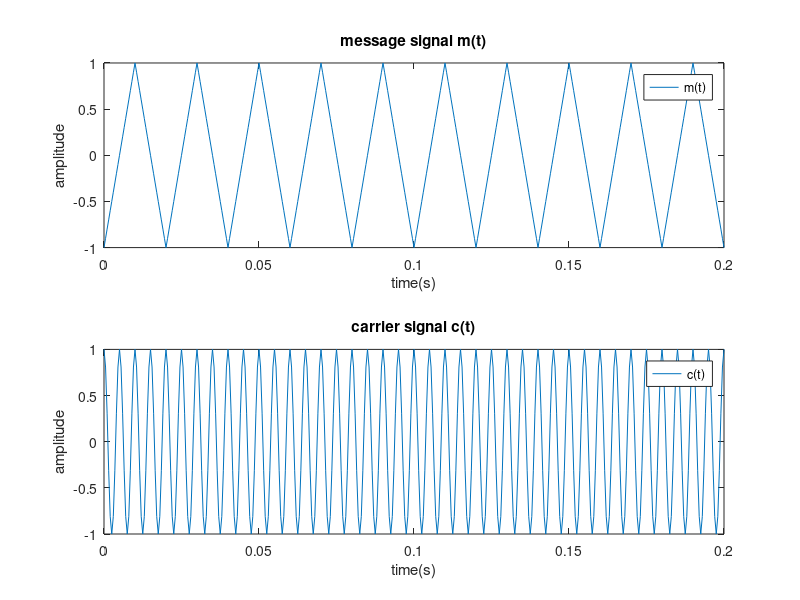
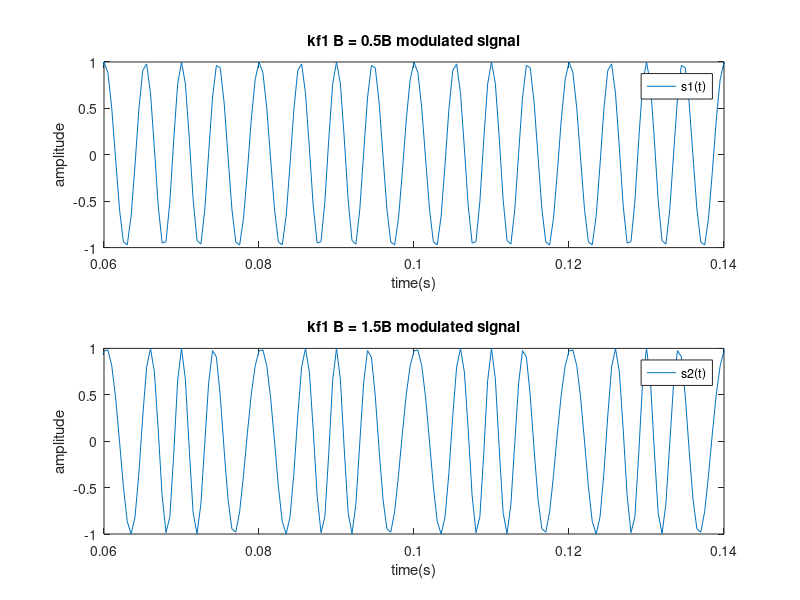
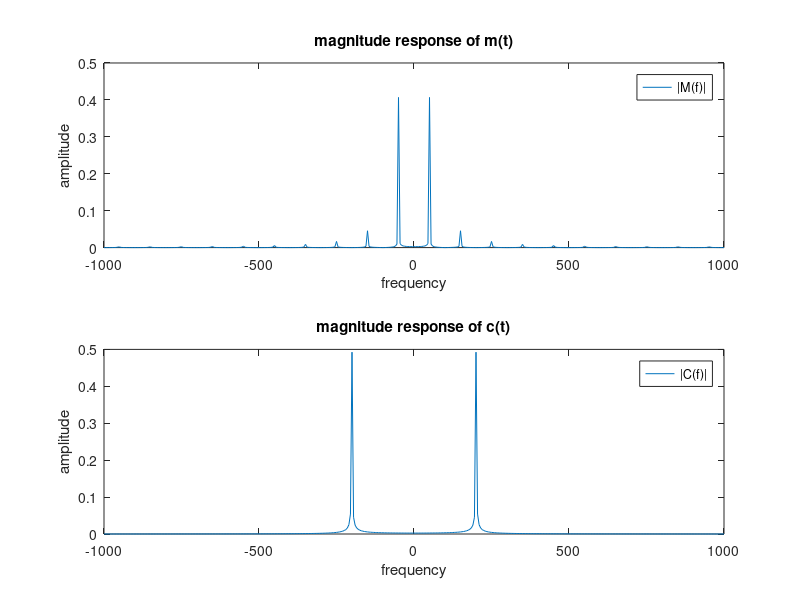
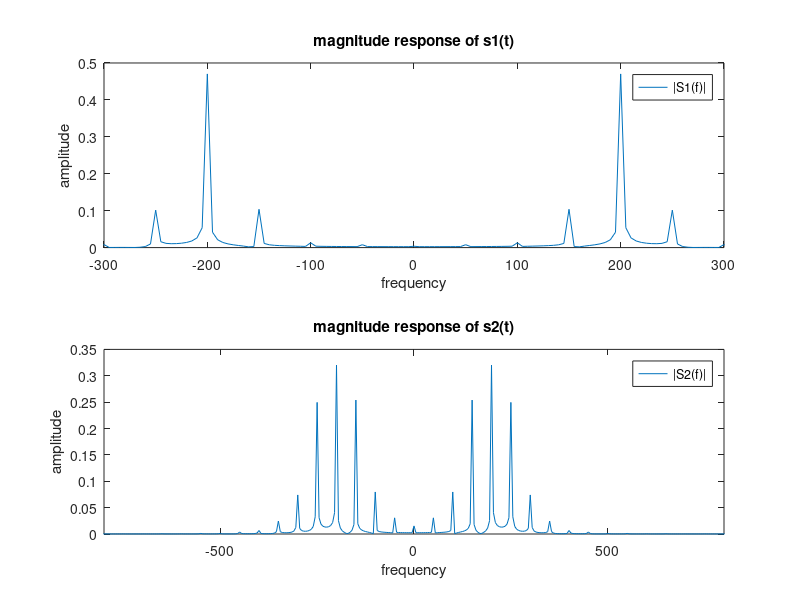

These charts were generated, in order, by the following MATLAB code: (Note: this script raises an error after producing the figures.)
clear all;close all;clc;

%% creation
fm = 50;
Am = 1;
Fs = 2000;
T = 1/Fs;
d = (8*fm*T);
fc = 200;
Ac = 1;

t = 0:T:d;

mt = Am*sawtooth(2*pi*fm.*t,0.5);

ct = Ac*cos(2*pi*fc.*t);

figure(1)
subplot(211)
plot(t,mt); title("message signal m(t)"); ylabel('amplitude'); xlabel('time(s)'); legend('m(t)')

subplot(212)
plot(t,ct); title("carrier signal c(t)"); ylabel('amplitude'); xlabel('time(s)'); legend('c(t)')

%% mod

kf1 = 25;
kf2 = 75;

int1 = 2*pi*kf1*cumsum(mt)*T;
int2 = 2*pi*kf2*cumsum(mt)*T;

st1 = cos(2*pi*fc.*t + int1);
st2 = cos(2*pi*fc.*t + int2);

figure(2)
subplot(211)
plot(t,st1); title("kf1 B = 0.5B modulated signal"); ylabel('amplitude'); xlabel('time(s)'); legend('s1(t)')
xlim([0.06 0.14])
subplot(212)
plot(t,st2); title("kf1 B = 1.5B modulated signal"); ylabel('amplitude'); xlabel('time(s)'); legend('s2(t)')
xlim([0.06 0.14])
%% mag_resp

N = length(t);
w = linspace(-Fs/2,Fs/2,N);

Mf = fft(mt,N);
Mf = fftshift(Mf);
Mf = abs(Mf/N);

Cf = fft(ct,N);
Cf = fftshift(Cf);
Cf = abs(Cf/N);

Sf1 = fft(st1,N);
Sf1 = fftshift(Sf1);
Sf1 = abs(Sf1/N);

Sf2 = fft(st2,N);
Sf2 = fftshift(Sf2);
Sf2 = abs(Sf2/N);

figure(3)
subplot(211)
plot(w,Mf); title("magnitude response of m(t)"); ylabel('amplitude'); xlabel('frequency'); legend('|M(f)|')

subplot(212)
plot(w,Cf); title("magnitude response of c(t)"); ylabel('amplitude'); xlabel('frequency'); legend('|C(f)|')


figure(4)
subplot(211)
plot(w,Sf1); title("magnitude response of s1(t)"); ylabel('amplitude'); xlabel('frequency'); legend('|S1(f)|')
xlim([-300 300])

subplot(212)
plot(w,Sf2); title("magnitude response of s2(t)"); ylabel('amplitude'); xlabel('frequency'); legend('|S2(f)|')
xlim([-800 800])

%% demod

ds1t = fmdemod(st1,fc,Fs,kf1);
ds2t = fmdemod(st2,fc,Fs,kf2);

figure(5)
subplot(211)
plot(t,ds1t);
hold on;
plot(t,mt); title("kf1 B = 0.5B demodulated signal and message signal"); ylabel('amplitude'); xlabel('time(s)'); legend('s1(t)','m(t)')
ylim([-1 1])
hold off;

subplot(212)
plot(t,ds2t);
hold on;
plot(t,mt);  title("kf2 B = 1.5B demodulated signal and message signal"); ylabel('amplitude'); xlabel('time(s)'); legend('s2(t)','m(t)')
ylim([-1 1])
hold off;





